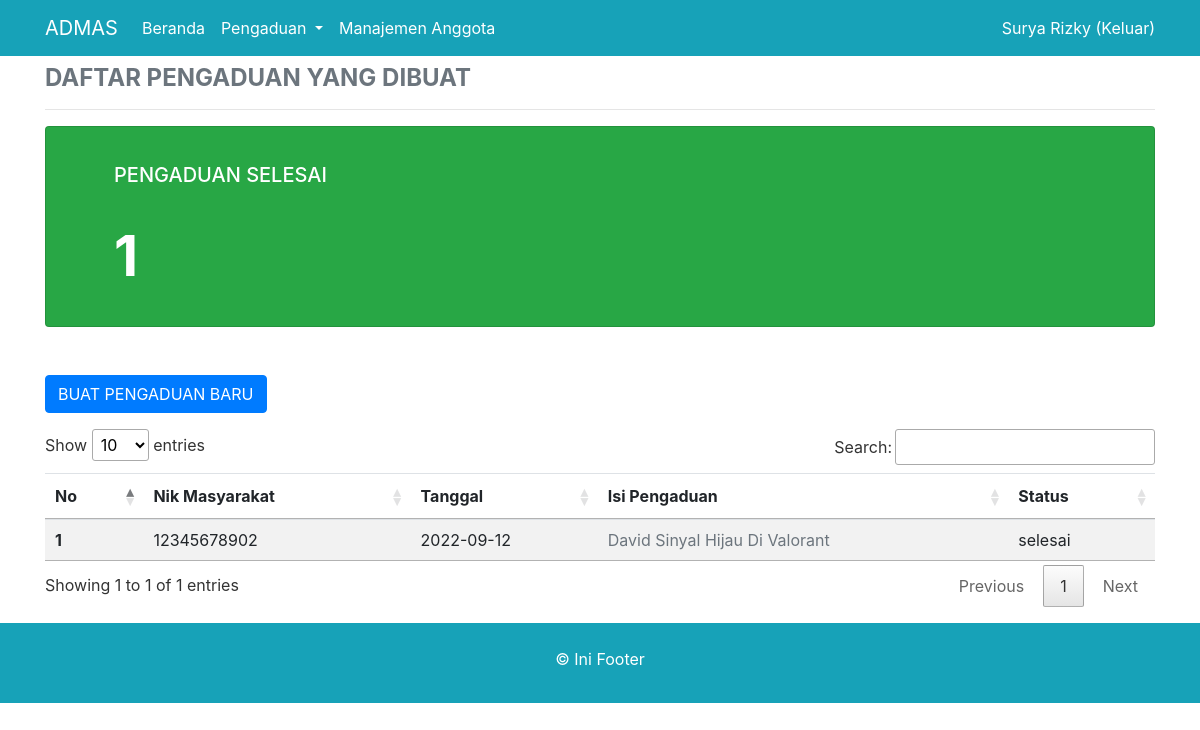
The page /tampil_halaman_selesai.php (signed in) on the database its author committed.
### tables this page shows
CREATE TABLE `pengaduan` (
  `id_pengaduan` int(11) NOT NULL,
  `tgl_pengaduan` date NOT NULL,
  `nik` varchar(16) NOT NULL,
  `isi_laporan` text NOT NULL,
  `foto` varchar(255) NOT NULL,
  `status` enum('0','proses','selesai') NOT NULL
);

### tampil_halaman_selesai.php (the view, shortened to what this page needs)
<?php
if (!empty($_SESSION['nik_login'])) {
    include 'header.php';
    include 'conn.php';
    $nik_login  = $_SESSION['nik_login'];
    $level      = $_SESSION['level'];
    if ($level == 'masyarakat') {
        $sql_sles_all      = "SELECT * FROM pengaduan WHERE nik = '$nik_login' and status = 'selesai'";
        $eksekusi_sles_all = mysqli_query($conn, $sql_sles_all);
        $jml_sles_all      = mysqli_num_rows($eksekusi_sles_all);
    } else {
        $sql_sles_all      = "SELECT * FROM pengaduan WHERE status = 'selesai'";
        $eksekusi_sles_all = mysqli_query($conn, $sql_sles_all);
        $jml_sles_all      = mysqli_num_rows($eksekusi_sles_all);
    }
    include 'navigasi.php';
?>
    <div class="container">
        <h4 class="text-uppercase font-weight-bold text-secondary mt-2">daftar pengaduan yang dibuat</h4>
        <hr>
        <div class="card bg-success mr-3" style="width: 100%;">
            <div class="card-body text-white">
                <h5 class="card-title text-uppercase ml-5 mt-3">Pengaduan Selesai</h5>
                <div class="display-4 font-weight-bold pt-4 ml-5 mb-3"><?php echo $jml_sles_all; ?></div>
            </div>
        </div>
        <a href="#" class="btn btn-primary text-uppercase mt-5 mb-3">buat pengaduan baru</a>
        <table class="table table-striped mt-5 table-hover data">
            <thead>
                <tr>
                    <th scope="col">No</th>
                    <?php
                    if ($level != 'masyarakat') {
                    ?>
                        <th scope="col">Nik Masyarakat</th>
                    <?php
                    }
                    ?>
                    <th scope="col">Tanggal</th>
                    <th scope="col">Isi Pengaduan</th>
                    <th scope="col">Status</th>
                </tr>
            </thead>
            <tbody>
                <?php
                $no = 1;
                while ($data = mysqli_fetch_array($eksekusi_sles_all)) {
                ?>
                    <tr>
                        <th scope="row"><?php echo $no++; ?></th>
                        <?php
                        if ($level != 'masyarakat') {
                        ?>
                            <td><?php echo $data['nik']; ?></td>
                        <?php
                        }
                        ?>
                        <td><?php echo $data['tgl_pengaduan']; ?></td>
                        <td> <a href="pengaduan_detail.php?id_pengaduan=<?php echo $data['id_pengaduan'] ?>" class="text-secondary"><?php echo $data['isi_laporan']; ?></a></td>
                        <td><?php echo $data['status']; ?></td>
                    </tr>
                <?php } ?>
            </tbody>
        </table>
    </div>
    <div class="bg-info text-white pt-4 pb-3 mt-3">
        <div class="container text-center">
            <p>&copy Ini Footer</p>
        </div>
    </div>
<?php
    include 'footer.php';
} else {
    header('location:form_login.php');
}
?>

### rows shown on the page
pengaduan: nik "12345678902", tgl_pengaduan "2022-09-12", isi_laporan "David Sinyal Hijau Di Valorant", status "selesai"

### other values the page prints
$nama_login "Surya Rizky"
$jml_sles_all "1"
